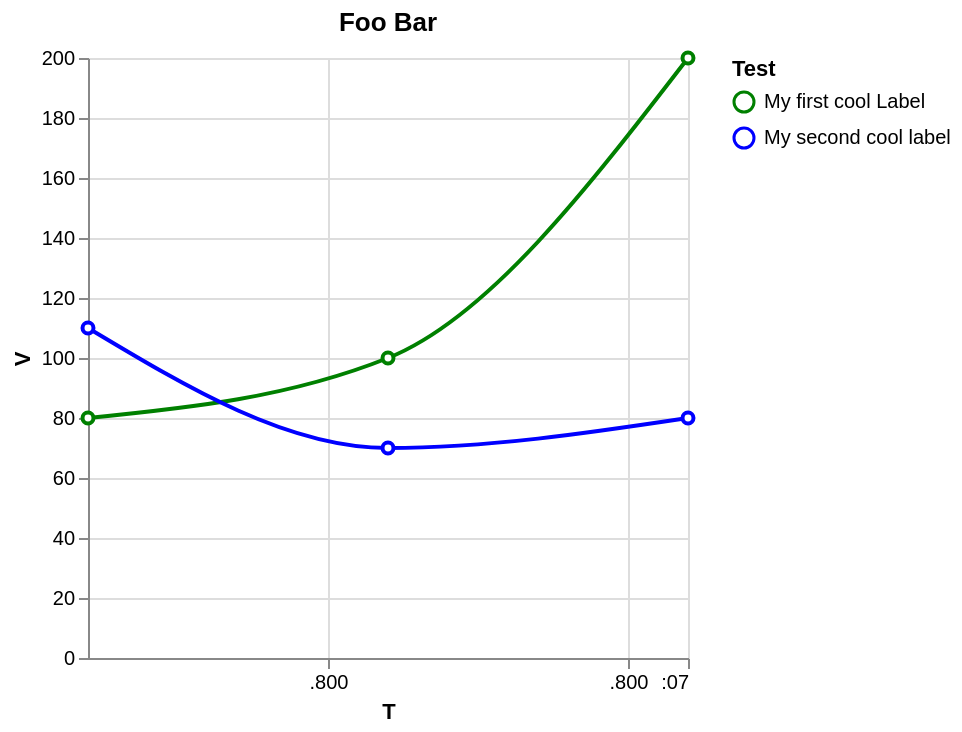

Vega-Lite specification for this chart:
### Vega-Lite specification from a JSON file in a GitHub repository (floating-point values rounded to 4 significant figures)
{"$schema": "https://vega.github.io/schema/vega-lite/v5.json", "description": "Google's stock price over time.", "padding": 5, "params": [{"name": "labels", "value": {"ref1": "My first cool Label", "ref2": "My second cool label"}}], "data": {"values": [{"labelRef": "ref1", "when": 1668726000, "value": 100}, {"labelRef": "ref1", "when": 1668727000, "value": 200}, {"labelRef": "ref1", "when": 1668725000, "value": 80}, {"labelRef": "ref2", "when": 1668726000, "value": 70}, {"labelRef": "ref2", "when": 1668727000, "value": 80}, {"labelRef": "ref2", "when": 1668725000, "value": 110}]}, "mark": {"type": "line", "interpolate": "monotone", "point": {"filled": false, "fill": "white"}}, "encoding": {"x": {"field": "when", "type": "temporal", "title": "T"}, "y": {"field": "value", "type": "quantitative", "title": "V"}, "color": {"field": "labelRef", "type": "nominal", "scale": {"range": ["green", "blue"]}, "legend": {"title": "Test", "labelExpr": "labels[datum.value]"}}}, "title": "Foo Bar"}
